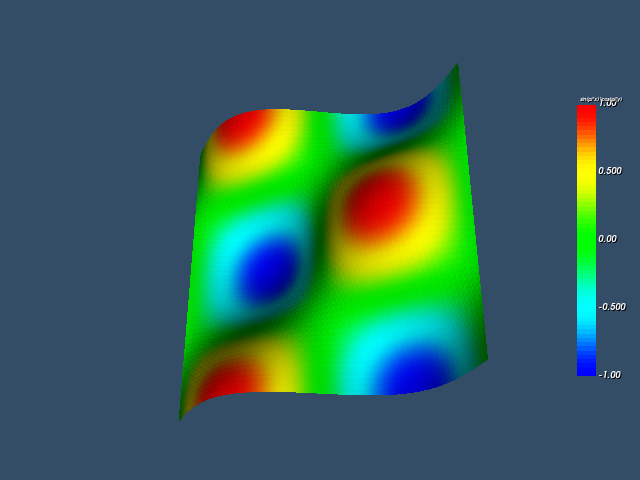

This chart was generated by the following Python code:
#!/usr/bin/env python

# Use vtkArrayCalculator to derive a new scalar array from existing
# point coordinates and visualize the result on a warped plane.

# Factory overrides: importing these modules registers the OpenGL rendering
# and interaction style implementations for vtkRenderingCore factory classes.
import vtkmodules.vtkInteractionStyle  # noqa: F401
import vtkmodules.vtkRenderingFreeType  # noqa: F401
import vtkmodules.vtkRenderingOpenGL2  # noqa: F401
# VTK pipeline classes used in this example
from vtkmodules.vtkCommonCore import vtkLookupTable
from vtkmodules.vtkFiltersCore import vtkArrayCalculator, vtkElevationFilter
from vtkmodules.vtkFiltersGeneral import vtkWarpScalar
from vtkmodules.vtkFiltersSources import vtkPlaneSource
from vtkmodules.vtkRenderingAnnotation import vtkScalarBarActor
from vtkmodules.vtkRenderingCore import (
    vtkActor,
    vtkPolyDataMapper,
    vtkRenderWindow,
    vtkRenderWindowInteractor,
    vtkRenderer,
)

# Colors (normalized RGB)
background_rgb = (0.200, 0.302, 0.400)

# Source: generate a high-resolution plane
source = vtkPlaneSource()
source.SetXResolution(60)
source.SetYResolution(60)
source.SetOrigin(-1.0, -1.0, 0.0)
source.SetPoint1(1.0, -1.0, 0.0)
source.SetPoint2(-1.0, 1.0, 0.0)

# Elevation filter: create an initial scalar from the Y coordinate
elevation = vtkElevationFilter()
elevation.SetInputConnection(source.GetOutputPort())
elevation.SetLowPoint(-1.0, -1.0, 0.0)
elevation.SetHighPoint(1.0, 1.0, 0.0)
elevation.SetScalarRange(0.0, 1.0)

# Array calculator: derive a new scalar using a mathematical expression
# The expression computes a radial sinusoidal pattern from coordinates
calculator = vtkArrayCalculator()
calculator.SetInputConnection(elevation.GetOutputPort())
calculator.AddCoordinateScalarVariable("x", 0)
calculator.AddCoordinateScalarVariable("y", 1)
calculator.SetFunction("sin(3.14159 * x) * cos(3.14159 * y)")
calculator.SetResultArrayName("SinCos")
calculator.SetResultArrayType(10)  # VTK_FLOAT

# Warp: displace the plane along its normal by the computed scalar
warp = vtkWarpScalar()
warp.SetInputConnection(calculator.GetOutputPort())
warp.SetInputArrayToProcess(0, 0, 0, 0, "SinCos")
warp.SetScaleFactor(0.25)

# Lookup table: map scalar values to a diverging color ramp
lut = vtkLookupTable()
lut.SetHueRange(0.667, 0.0)
lut.SetRange(-1.0, 1.0)
lut.Build()

# Mapper: map polygon data to graphics primitives with scalar coloring
mapper = vtkPolyDataMapper()
mapper.SetInputConnection(warp.GetOutputPort())
mapper.SetLookupTable(lut)
mapper.SetScalarRange(-1.0, 1.0)
mapper.SetScalarModeToUsePointFieldData()
mapper.SelectColorArray("SinCos")

# Actor: assign the mapped geometry
actor = vtkActor()
actor.SetMapper(mapper)

# Scalar bar: display the color legend
scalar_bar = vtkScalarBarActor()
scalar_bar.SetLookupTable(lut)
scalar_bar.SetTitle("sin(pi*x)*cos(pi*y)")
scalar_bar.SetNumberOfLabels(5)
scalar_bar.SetOrientationToVertical()
scalar_bar.SetWidth(0.08)
scalar_bar.SetHeight(0.6)
scalar_bar.SetPosition(0.9, 0.2)

# Renderer: assemble the scene and configure the camera
renderer = vtkRenderer()
renderer.AddActor(actor)
renderer.AddActor(scalar_bar)
renderer.SetBackground(background_rgb)

# Render window: display the rendered scene
render_window = vtkRenderWindow()
render_window.AddRenderer(renderer)
render_window.SetWindowName("array calculator")
render_window.SetMultiSamples(0)
render_window.SetSize(640, 480)

# Interactor: handle mouse and keyboard events
render_window_interactor = vtkRenderWindowInteractor()
render_window_interactor.SetRenderWindow(render_window)

# Scene: configure the camera
renderer.ResetCamera()
renderer.GetActiveCamera().Elevation(-30)
renderer.GetActiveCamera().Azimuth(30)
renderer.ResetCameraClippingRange()

# Start: launch the interactive visualization
render_window_interactor.Initialize()
render_window_interactor.Start()
